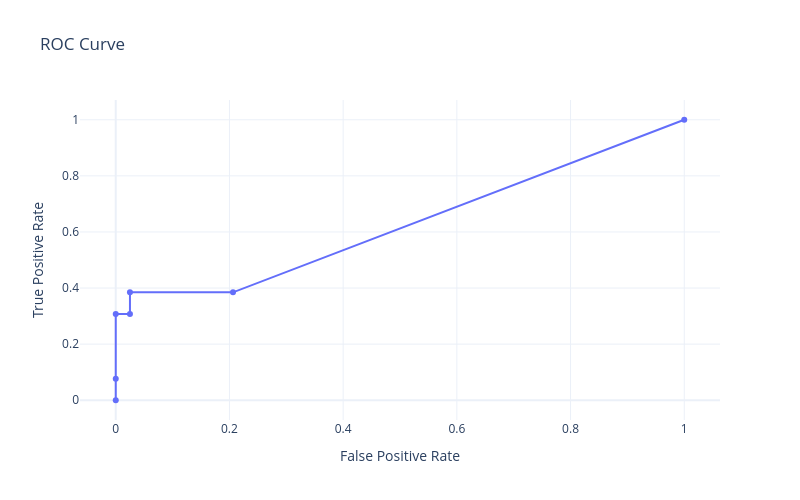

Source (notebook cell):
### Markdown cell above
### k-Nearest Neighbors (KNN)

k-NN is a non-parametric, instance-based learning algorithm that predicts the output of a query point based on the outputs of its *k* nearest neighbors in the training set.

#### Model Definition

Given a query point $\mathbf{x}$ and a training set $\{(\mathbf{x}_i, y_i)\}_{i=1}^N$, the prediction $\hat{y}$ is:

- **For regression**:
$$
\hat{y} = \frac{1}{k} \sum_{i \in \mathcal{N}_k(\mathbf{x})} y_i
$$

- **For classification**:
$$
\hat{y} = \text{mode}\left(\{y_i \mid i \in \mathcal{N}_k(\mathbf{x})\}\right)
$$

Where:
- $\mathcal{N}_k(\mathbf{x})$: indices of the $k$ nearest neighbors to $\mathbf{x}$ (typically using Euclidean distance).
- $\text{mode}(\cdot)$: most frequent class label among neighbors.

No explicit training is performed; computation occurs at prediction time.

### Code cell
from sklearn.neighbors import KNeighborsClassifier

# ----------------------------------------- Model Parameters  -----------------------------------------

auto_best_threshold_based_on_metric = 'accuracy'      # Available metrics: ["accuracy", "sensitivity", "specificity", "ppv", "npv", "f1", "auc"]
include_bootstrap_confidence_intervals = False        # True # False
cross_validation_splits = 5                           # 5-Fold cross validation
grid_search_scoring_metric = 'recall'                 # choosing best metric in grid search : ['roc_auc','recall']

# ----------------------------------------------------------------------------------------------------

knn_pipe = Pipeline([
    ('scaler', StandardScaler()),
    ('knn', KNeighborsClassifier())
])

# KNN hyperparameter grid
knn_param_grid = {
    'knn__n_neighbors': [3, 5, 7, 9, 11],
    'knn__weights': ['uniform', 'distance'],
    'knn__metric': ['euclidean', 'manhattan']
}

cv = StratifiedKFold(n_splits=cross_validation_splits, shuffle=True, random_state=random_state)
knn_grid = GridSearchCV(knn_pipe, knn_param_grid, cv=cv, scoring=grid_search_scoring_metric, n_jobs=-1)
knn_grid.fit(X_train, y_train)

print("KNN best parameters:", knn_grid.best_params_)
print("KNN best CV ROC AUC:", knn_grid.best_score_)

# Evaluate KNN on test set
knn_best = knn_grid.best_estimator_
y_test_proba_knn = knn_best.predict_proba(X_test)[:, 1]

best_metrics_knn = find_best_threshold(
    model=knn_best,
    X_test=X_test,
    y_test=y_test,
    metric=auto_best_threshold_based_on_metric,
    bootstrap=include_bootstrap_confidence_intervals,
    n_bootstrap=100
)

print_metrics(metrics_dict=best_metrics_knn)

plot_confusion_mat(knn_best,
                   X_test, y_test,
                   threshold=best_metrics_knn['threshold'],
                   labels=["Human", "Robot"])

fig = plot_auc(y_test, y_test_proba_knn)
fig.show()

# ------------------------ Choosing a different threshold ------------------------

# threshold_to_display = 0.5 

# threshold_dict = evaluate_model_at_threshold(knn_best, 
#                             X_test, y_test, 
#                             threshold=threshold_to_display, 
#                             bootstrap=include_bootstrap_confidence_intervals, 
#                             n_bootstrap=100)

# print_metrics(metrics_dict=threshold_dict)

# plot_confusion_mat(knn_best, 
#                    X_test, y_test, 
#                    threshold=threshold_dict['threshold'], 
#                    labels=["Human", "Robot"])

# --------------------------------------------------------------------------------

### Figure 1 — Plotly figure (JSON) as saved in the notebook; plotly's stock layout.template omitted (floating-point values rounded to 4 significant figures)
{"data": [{"hoverinfo": "text", "mode": "lines+markers", "name": "ROC Curve", "text": ["Threshold: inf<br>Accuracy: 0.500<br>F1: 0.000", "Threshold: 0.89<br>Accuracy: 0.538<br>F1: 0.143", "Threshold: 0.49<br>Accuracy: 0.654<br>F1: 0.471", "Threshold: 0.30<br>Accuracy: 0.641<br>F1: 0.381", "Threshold: 0.30<br>Accuracy: 0.680<br>F1: 0.455", "Threshold: 0.07<br>Accuracy: 0.589<br>F1: 0.196", "Threshold: 0.00<br>Accuracy: 0.500<br>F1: 0.140"], "type": "scatter", "x": [0.0, 0.0, 0.0, 0.025, 0.025, 0.2062, 1.0], "y": [0.0, 0.07692, 0.3077, 0.3077, 0.3846, 0.3846, 1.0]}], "layout": {"height": 500, "title": {"text": "ROC Curve"}, "width": 800, "xaxis": {"title": {"text": "False Positive Rate"}}, "yaxis": {"title": {"text": "True Positive Rate"}}}}
